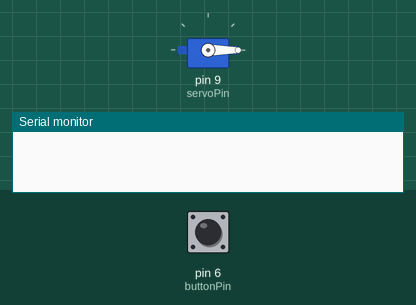
Recording of a sketch running on a simulated Arduino Uno, built with avr-gcc and run on an emulated ATmega328P. Shown: servo, the last lines printed to the serial monitor. The test bench sets the inputs (shaded band); at power-on: pin 6 (buttonPin) HIGH.

Above: at 2.0 s.
2.1 s: pin 6 (buttonPin) pulled LOW for 0.15 s
At 2.9 s:
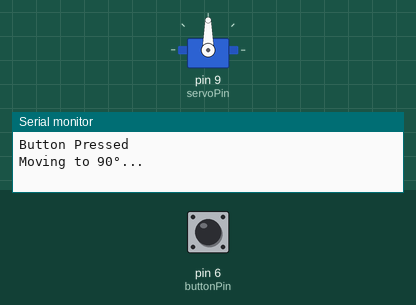
3.7 s: pin 6 (buttonPin) pulled LOW for 1 s
At 4.2 s:
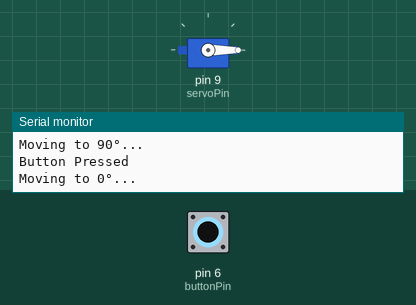
6.2 s: pin 6 (buttonPin) pulled LOW for 3.2 s
At 7.3 s:
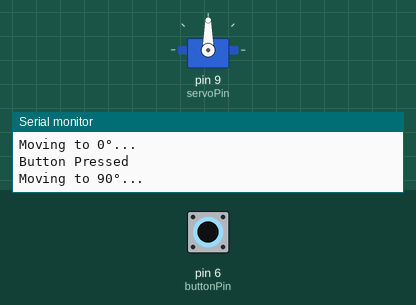
Timing chart, 0 to 9.2 s (numbered marks = the images above; inputs shaded):
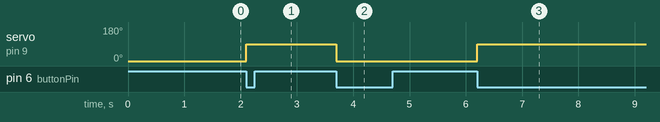

Measured:
- after the input at 2.1 s, servo on pin 9 (servoPin): 0° → 90° at once
- after the input at 3.7 s, servo on pin 9 (servoPin): 90° → 0° at once
- after the input at 6.2 s, servo on pin 9 (servoPin): 0° → 90° at once

The sketch:

ServoMotor_WithPushButton.ino
```cpp
#include <Servo.h>

Servo myServo;
const int servoPin = 9;
const int buttonPin = 6;

bool lastButtonState = HIGH;
bool currentButtonState = HIGH;
bool isAt90 = false;  // Track servo position

void setup() {
  Serial.begin(9600);
  myServo.attach(servoPin);
  pinMode(buttonPin, INPUT_PULLUP);  // Use internal pull-up
  myServo.write(0);                  // Start at 0°
  delay(800);
  myServo.detach();                  // Detach to save power
}

void loop() {
  currentButtonState = digitalRead(buttonPin);

  // Check for falling edge (button press)
  if (lastButtonState == HIGH && currentButtonState == LOW) {
    Serial.println("Button Pressed");

    if (!isAt90) {
      Serial.println("Moving to 90°...");
      myServo.attach(servoPin);
      myServo.write(90);
      delay(800);
      myServo.detach();
      isAt90 = true;
    } else {
      Serial.println("Moving to 0°...");
      myServo.attach(servoPin);
      myServo.write(0);
      delay(800);
      myServo.detach();
      isAt90 = false;
    }
  }

  lastButtonState = currentButtonState;  // Update button state
  delay(50);  // Debounce delay
}
```
